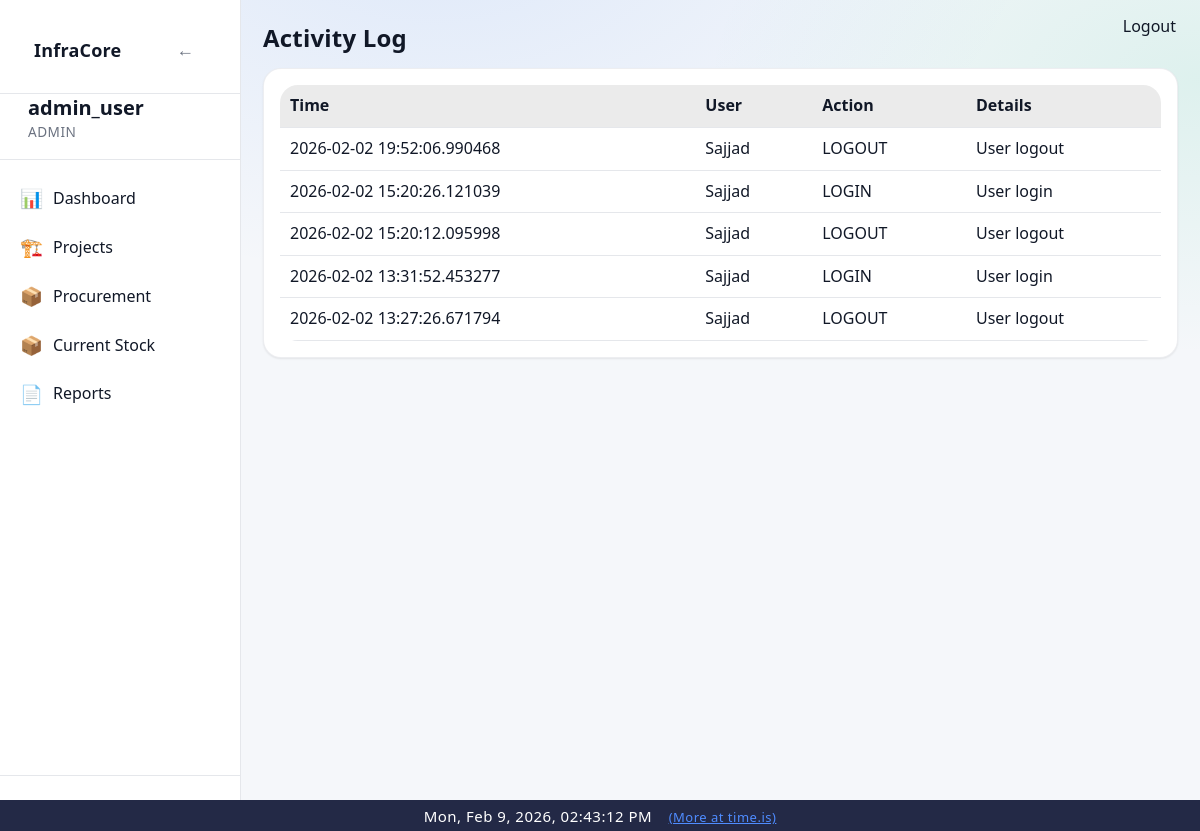
Before: /activity (signed in) with the older database file.
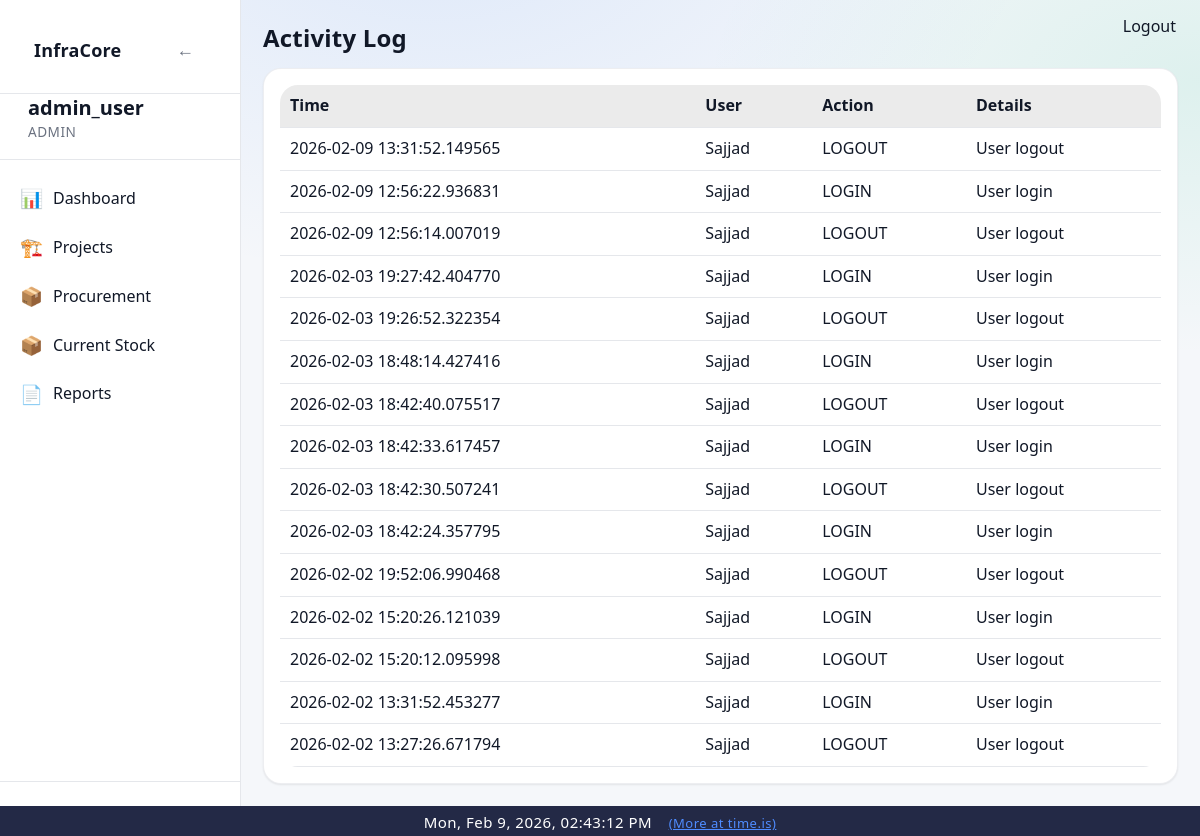
After: the same page with the newer database file.
### app/models/activity_log.py (models this page shows)
class ActivityLog(Base):
    __tablename__ = "activity_logs"
    __table_args__ = (
        Index("ix_activity_logs_created_at", "created_at"),
        Index("ix_activity_logs_user_id", "user_id"),
    )
    id = Column(Integer, primary_key=True, index=True)
    user_id = Column(Integer, ForeignKey("users.id"), nullable=True)
    username = Column(String(150), nullable=False)
    role = Column(String(50), nullable=True)
    action = Column(String(20), nullable=False)  # CREATE, UPDATE, DELETE, ARCHIVE, LOGIN, LOGOUT
    entity_type = Column(String(50), nullable=True)  # Project, Activity, Material, User, Execution
    entity_id = Column(Integer, nullable=True)
    description = Column(Text, nullable=True)
    old_value = Column(Text, nullable=True)  # JSON string
    new_value = Column(Text, nullable=True)  # JSON string
    ip_address = Column(String(64), nullable=True)
    created_at = Column(DateTime, default=datetime.utcnow, nullable=False)
    details = Column(String, nullable=True)
    timestamp = Column(DateTime, default=datetime.utcnow)

### app/routes/activity.py (the view)
@router.get("/activity", response_class=HTMLResponse)
def activity_page(request: Request, db: Session = Depends(get_db)):
    user = request.session.get("user")
    if user is None or user["role"] != "admin":
        return RedirectResponse("/dashboard", status_code=302)
    logs = get_recent_activities(db)
    return templates.TemplateResponse(
        "activity.html",
        {
            "request": request,
            "user": user,
            "logs": logs,
        }
    )

### app/templates/activity.html
{% extends "base.html" %}
{% block content %}
<h1 class="page-title">Activity Log</h1>
<div class="card">
    <table class="table">
        <thead>
            <tr>
                <th>Time</th>
                <th>User</th>
                <th>Action</th>
                <th>Details</th>
            </tr>
        </thead>
        <tbody>
            {% for log in logs %}
            <tr>
                <td>{{ log.timestamp }}</td>
                <td>{{ log.username }}</td>
                <td>{{ log.action }}</td>
                <td>{{ log.details }}</td>
            </tr>
            {% else %}
            <tr>
                <td colspan="4">No activity recorded</td>
            </tr>
            {% endfor %}
        </tbody>
    </table>
</div>
{% endblock %}

Changed rows visible on the page:
added ActivityLog: timestamp "2026-02-09 13:31:52.149565", username "Sajjad", action "LOGOUT", details "User logout"
added ActivityLog: timestamp "2026-02-09 12:56:22.936831", username "Sajjad", action "LOGIN", details "User login"
added ActivityLog: timestamp "2026-02-09 12:56:14.007019", username "Sajjad", action "LOGOUT", details "User logout"
added ActivityLog: timestamp "2026-02-03 19:27:42.404770", username "Sajjad", action "LOGIN", details "User login"
added ActivityLog: timestamp "2026-02-03 19:26:52.322354", username "Sajjad", action "LOGOUT", details "User logout"
added ActivityLog: timestamp "2026-02-03 18:48:14.427416", username "Sajjad", action "LOGIN", details "User login"
added ActivityLog: timestamp "2026-02-03 18:42:40.075517", username "Sajjad", action "LOGOUT", details "User logout"
added ActivityLog: timestamp "2026-02-03 18:42:33.617457", username "Sajjad", action "LOGIN", details "User login"
added ActivityLog: timestamp "2026-02-03 18:42:30.507241", username "Sajjad", action "LOGOUT", details "User logout"
added ActivityLog: timestamp "2026-02-03 18:42:24.357795", username "Sajjad", action "LOGIN", details "User login"
